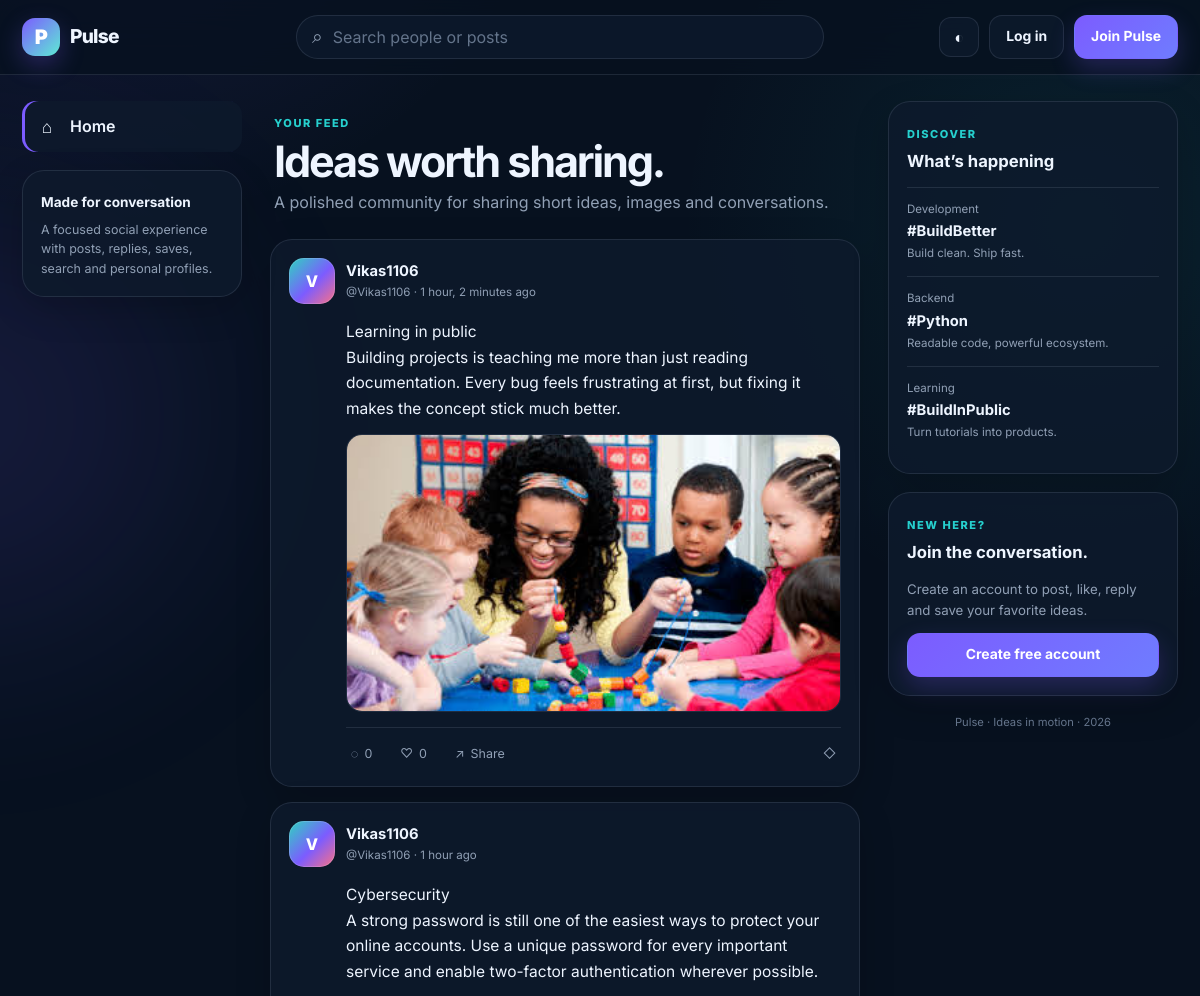
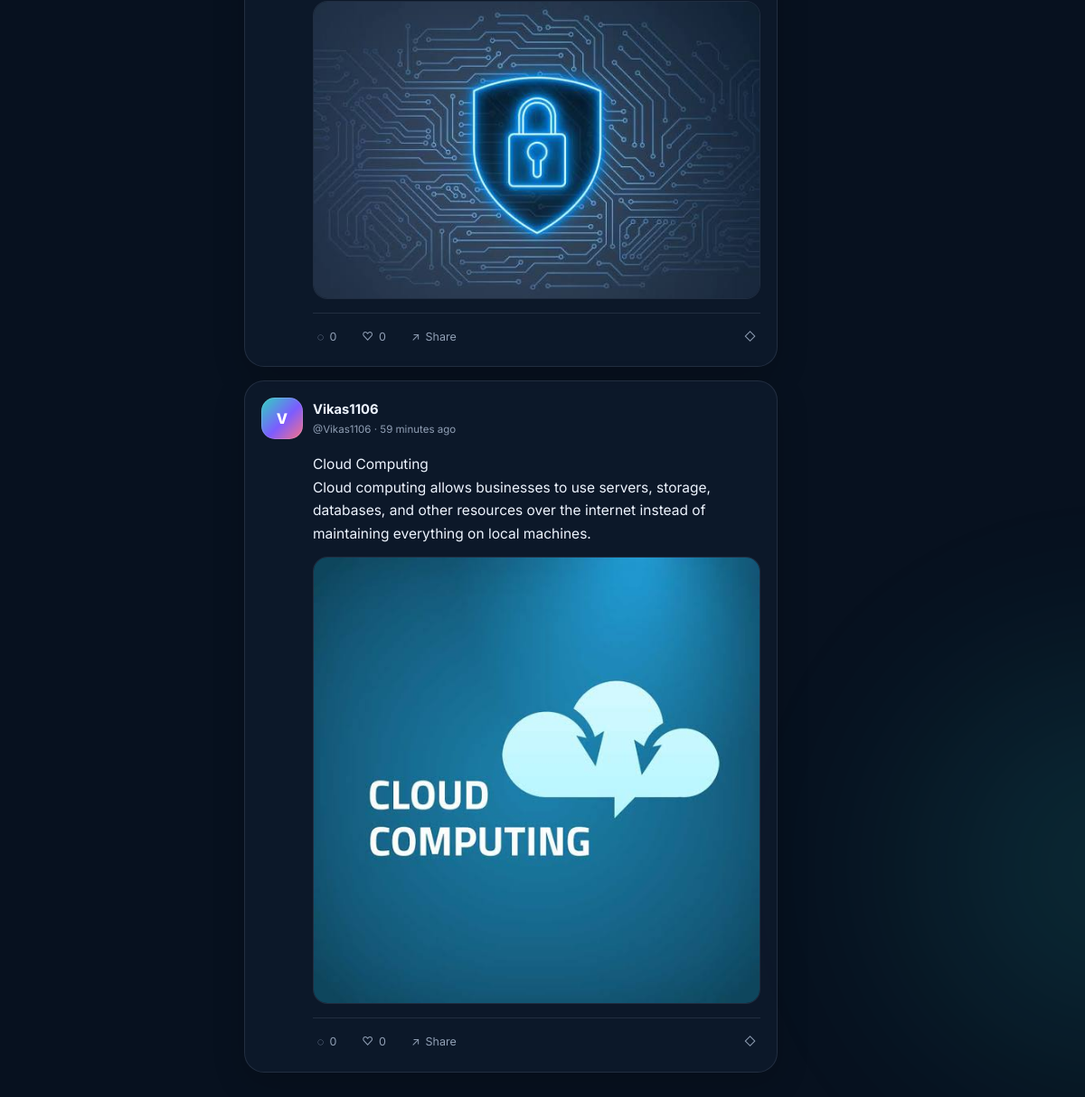
The page / on the database its author committed (2 pictures, top to bottom).
### tweet/models.py (models this page shows, shortened)
class Tweet(models.Model):
    user = models.ForeignKey(User, on_delete=models.CASCADE, related_name="tweets")
    text_field = models.TextField(max_length=240)
    photo = models.ImageField(upload_to="photos/", blank=True, null=True)
    likes = models.ManyToManyField(User, related_name="liked_tweets", blank=True)
    bookmarks = models.ManyToManyField(User, related_name="bookmarked_tweets", blank=True)
    created_at = models.DateTimeField(auto_now_add=True)
    updated_at = models.DateTimeField(auto_now=True)
    class Meta:
        ordering = ["-created_at"]

### tweet/views.py (the view, shortened to what this page needs)
# urls.py: path("", views.tweet_list, name="tweet_list"),
def tweet_list(request):
    query = request.GET.get("q", "").strip()
    tweets = _tweet_queryset()
    paginator = Paginator(tweets, 8)
    page_obj = paginator.get_page(request.GET.get("page"))
    context = {
        "tweets": page_obj,
        "page_obj": page_obj,
        "query": query,
        "total_tweets": Tweet.objects.count(),
        "total_people": User.objects.count(),
    }
    return render(request, "tweet/tweet_list.html", context)

### tweet/views.py (called while the page is built)
def _tweet_queryset():
    return (
        Tweet.objects.select_related("user")
        .prefetch_related("likes", "bookmarks")
        .annotate(like_count=Count("likes", distinct=True), comment_count=Count("comments", distinct=True))
    )

### tweet/templates/tweet/tweet_list.html (shortened to what this page needs)
{% extends "layout.html" %}
{% block content %}
<section class="feed-hero">
    <div>
        <span class="eyebrow">Your feed</span>
        <h1>{% if query %}Search results{% else %}Ideas worth sharing.{% endif %}</h1>
        <p>{% if query %}Showing posts and people matching “{{ query }}”.{% else %}A polished community for sharing short ideas, images and conversations.{% endif %}</p>
    </div>
</section>
<div class="feed-list">
    {% for tweet in tweets %}
        {% include "tweet/_tweet_card.html" with tweet=tweet %}
    {% endfor %}
</div>
{% endblock %}

### tweet/templates/tweet/_tweet_card.html (shortened to what this page needs)
<article class="post-card">
    <div class="post-head">
        <a class="user-cluster" href="{% url 'profile' tweet.user.username %}">
            <span class="avatar">
                {% if tweet.user.profile.avatar %}<img src="{{ tweet.user.profile.avatar.url }}" alt="{{ tweet.user.username }}">{% else %}{{ tweet.user.username|first|upper }}{% endif %}
            </span>
            <span>
                <strong>{{ tweet.user.get_full_name|default:tweet.user.username }}</strong>
                <small>@{{ tweet.user.username }} · {{ tweet.created_at|timesince }} ago</small>
            </span>
        </a>
    </div>
    <a class="post-copy" href="{% url 'tweet_detail' tweet.id %}">{{ tweet.text_field|linebreaksbr }}</a>
    {% if tweet.photo %}
        <a class="post-image-wrap" href="{% url 'tweet_detail' tweet.id %}">
            <img class="post-image" src="{{ tweet.photo.url }}" alt="Image shared by {{ tweet.user.username }}" loading="lazy">
        </a>
    {% endif %}
    <div class="post-actions">
        <a class="action-link" href="{% url 'tweet_detail' tweet.id %}"><span>◌</span><span>{{ tweet.comment_count|default:tweet.comments.count }}</span></a>
        <form method="post" action="{% url 'toggle_like' tweet.id %}">
            <button class="action-button {% if user.is_authenticated and user in tweet.likes.all %}liked{% endif %}" type="submit" title="Like">
                <span>{% if user.is_authenticated and user in tweet.likes.all %}♥{% else %}♡{% endif %}</span>
                <span>{{ tweet.like_count|default:tweet.likes.count }}</span>
            </button>
        </form>
        <button class="action-button copy-link" type="button" data-copy-url="{{ request.scheme }}://{{ request.get_host }}{% url 'tweet_detail' tweet.id %}" title="Copy link"><span>↗</span><span>Share</span></button>
        <form method="post" action="{% url 'toggle_bookmark' tweet.id %}" class="push-right">
            <button class="action-button {% if user.is_authenticated and user in tweet.bookmarks.all %}saved{% endif %}" type="submit" title="Save">
                <span>{% if user.is_authenticated and user in tweet.bookmarks.all %}◆{% else %}◇{% endif %}</span>
            </button>
        </form>
    </div>
</article>

### static/styles.css (style rules this page uses)
:root { --bg: #07111f; --bg-soft: #0b1728; --surface: rgba(14, 26, 44, 0.82); --surface-solid: #101d31; --surface-2: #15243b; --border: rgba(148, 163, 184, 0.16); --border-strong: rgba(148, 163, 184, 0.28); --text: #eef5ff; --muted: #91a0b5; --faint: #64748b; --accent: #7c5cff; --accent-2: #26d0ce; --accent-3: #ff6b9f; --success: #34d399; --danger: #fb7185; --warning: #fbbf24; --shadow: 0 24px 80px rgba(0, 0, 0, 0.28); --shadow-sm: 0 12px 35px rgba(0, 0, 0, 0.18); --radius: 22px; --radius-sm: 14px; --max: 1240px; }
* { box-sizing: border-box; }
html { scroll-behavior: smooth; }
body { margin: 0; min-height: 100vh; font-family: "Inter", system-ui, -apple-system, BlinkMacSystemFont, "Segoe UI", sans-serif; color: var(--text); background: radial-gradient(circle at 10% -10%, rgba(124, 92, 255, .15), transparent 28rem), radial-gradient(circle at 90% 10%, rgba(38, 208, 206, .09), transparent 25rem), var(--bg); line-height: 1.55; -webkit-font-smoothing: antialiased; }
a { color: inherit; text-decoration: none; }
button, input, textarea { font: inherit; }
button { color: inherit; }
img { max-width: 100%; display: block; }
.eyebrow { color: var(--accent-2); font-size: .69rem; font-weight: 800; letter-spacing: .14em; text-transform: uppercase; }
.feed-hero, .page-header { display: flex; align-items: flex-end; justify-content: space-between; gap: 20px; padding: 8px 4px 24px; }
.feed-hero h1, .page-header h1 { margin: 5px 0 6px; font-size: clamp(1.9rem, 4vw, 2.7rem); letter-spacing: -.05em; line-height: 1.05; }
.feed-hero p, .page-header p { margin: 0; color: var(--muted); max-width: 620px; }
.avatar { width: 46px; height: 46px; flex: 0 0 auto; border-radius: 15px; overflow: hidden; display: inline-grid; place-items: center; font-weight: 800; color: white; background: linear-gradient(135deg, #2dd4bf, #7c5cff 55%, #fb7185); box-shadow: inset 0 0 0 1px rgba(255,255,255,.15); }
.feed-list { display: flex; flex-direction: column; gap: 15px; }
.post-card { background: var(--surface); border: 1px solid var(--border); border-radius: var(--radius); padding: 18px; box-shadow: var(--shadow-sm); transition: .22s ease; }
.post-head { display: flex; justify-content: space-between; gap: 12px; align-items: flex-start; }
.user-cluster { display: flex; gap: 11px; align-items: center; min-width: 0; }
.user-cluster > span:last-child { min-width: 0; display: flex; flex-direction: column; }
.user-cluster strong { font-size: .92rem; white-space: nowrap; overflow: hidden; text-overflow: ellipsis; }
.user-cluster small { color: var(--muted); font-size: .72rem; margin-top: 2px; }
.post-copy { display: block; margin: 15px 0 13px 57px; font-size: .97rem; line-height: 1.65; color: var(--text); }
.post-image-wrap { display: block; margin-left: 57px; overflow: hidden; border-radius: 16px; border: 1px solid var(--border); background: var(--bg-soft); }
.post-image { width: 100%; max-height: 520px; object-fit: cover; transition: transform .35s ease; }
.post-actions { margin: 15px 0 0 57px; padding-top: 11px; border-top: 1px solid var(--border); display: flex; align-items: center; gap: 18px; }
.post-actions form { margin: 0; }
.action-button, .action-link { border: 0; background: transparent; color: var(--muted); display: inline-flex; align-items: center; gap: 6px; cursor: pointer; font-size: .78rem; padding: 5px; border-radius: 9px; transition: .2s; }
.push-right { margin-left: auto !important; }

### rows shown on the page
Tweet: user.username|first "V", user.get_full_name "Vikas1106", user.username "Vikas1106", created_at "1 hour, 2 minutes", text_field "Learning in public Building projects is teaching me more than just reading documentation. Every bug feels frustrating at first, but fixing it makes the concept stick much better.", photo (picture), comment_count "0", like_count "0"
Tweet: user.username|first "V", user.get_full_name "Vikas1106", user.username "Vikas1106", created_at "1 hour", text_field "Cybersecurity A strong password is still one of the easiest ways to protect your online accounts. Use a unique password for every important service and enable two-factor authentication wherever possible.", photo (picture), comment_count "0", like_count "0"
Tweet: user.username|first "V", user.get_full_name "Vikas1106", user.username "Vikas1106", created_at "59 minutes", text_field "Cloud Computing Cloud computing allows businesses to use servers, storage, databases, and other resources over the internet instead of maintaining everything on local machines.", photo (picture), comment_count "0", like_count "0"
